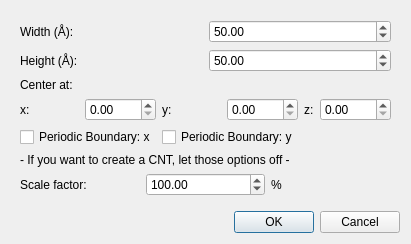
<?xml version="1.0" encoding="UTF-8"?>
<ui version="4.0">
  <class>DialogCreate</class>
  <widget class="QDialog" name="dialog_create">
    <property name="windowTitle">
      <string>Create Graphene</string>
    </property>
    <property name="modal">
      <bool>true</bool>
    </property>
    <layout class="QVBoxLayout" name="verticalLayout">
      <item>
        <widget class="QWidget" name="widget" native="true">
          <layout class="QVBoxLayout" name="verticalLayout_2">
            <item>
              <layout class="QGridLayout" name="gridLayout">
                <item row="0" column="0">
                  <widget class="QLabel" name="label">
                    <property name="text">
                      <string>Width (Å):</string>
                    </property>
                  </widget>
                </item>
                <item row="0" column="1">
                  <widget class="QDoubleSpinBox" name="spin_width">
                    <property name="minimum">
                      <double>1.000000000000000</double>
                    </property>
                    <property name="maximum">
                      <double>1000.000000000000000</double>
                    </property>
                    <property name="value">
                      <double>50.000000000000000</double>
                    </property>
                    <property name="decimals">
                      <number>2</number>
                    </property>
                    <property name="singleStep">
                      <double>0.100000000000000</double>
                    </property>
                  </widget>
                </item>
                <item row="1" column="0">
                  <widget class="QLabel" name="label_2">
                    <property name="text">
                      <string>Height (Å):</string>
                    </property>
                  </widget>
                </item>
                <item row="1" column="1">
                  <widget class="QDoubleSpinBox" name="spin_height">
                    <property name="minimum">
                      <double>1.000000000000000</double>
                    </property>
                    <property name="maximum">
                      <double>1000.000000000000000</double>
                    </property>
                    <property name="value">
                      <double>50.000000000000000</double>
                    </property>
                    <property name="decimals">
                      <number>2</number>
                    </property>
                    <property name="singleStep">
                      <double>0.100000000000000</double>
                    </property>
                  </widget>
                </item>
              </layout>
            </item>
            <item>
              <layout class="QVBoxLayout" name="verticalLayout_3">
                <item>
                  <widget class="QLabel" name="label_3">
                    <property name="text">
                      <string>Center at:</string>
                    </property>
                  </widget>
                </item>
                <item>
                  <layout class="QGridLayout" name="gridLayout_2">
                    <item row="0" column="0">
                      <layout class="QGridLayout" name="gridLayout_x">
                        <item row="0" column="0">
                          <widget class="QLabel" name="label_4">
                            <property name="text">
                              <string>x:</string>
                            </property>
                          </widget>
                        </item>
                        <item row="0" column="1">
                          <widget class="QDoubleSpinBox" name="spin_center_x">
                            <property name="minimum">
                              <double>0.000000000000000</double>
                            </property>
                            <property name="maximum">
                              <double>1000.000000000000000</double>
                            </property>
                            <property name="value">
                              <double>0.000000000000000</double>
                            </property>
                            <property name="decimals">
                              <number>2</number>
                            </property>
                            <property name="singleStep">
                              <double>1.000000000000000</double>
                            </property>
                          </widget>
                        </item>
                      </layout>
                    </item>
                    <item row="0" column="1">
                      <layout class="QGridLayout" name="gridLayout_y">
                        <item row="0" column="0">
                          <widget class="QLabel" name="label_5">
                            <property name="text">
                              <string>y:</string>
                            </property>
                          </widget>
                        </item>
                        <item row="0" column="1">
                          <widget class="QDoubleSpinBox" name="spin_center_y">
                            <property name="minimum">
                              <double>0.000000000000000</double>
                            </property>
                            <property name="maximum">
                              <double>1000.000000000000000</double>
                            </property>
                            <property name="value">
                              <double>0.000000000000000</double>
                            </property>
                            <property name="decimals">
                              <number>2</number>
                            </property>
                            <property name="singleStep">
                              <double>1.000000000000000</double>
                            </property>
                          </widget>
                        </item>
                      </layout>
                    </item>
                    <item row="0" column="2">
                      <layout class="QGridLayout" name="gridLayout_z">
                        <item row="0" column="0">
                          <widget class="QLabel" name="label_6">
                            <property name="text">
                              <string>z:</string>
                            </property>
                          </widget>
                        </item>
                        <item row="0" column="1">
                          <widget class="QDoubleSpinBox" name="spin_center_z">
                            <property name="minimum">
                              <double>0.000000000000000</double>
                            </property>
                            <property name="maximum">
                              <double>1000.000000000000000</double>
                            </property>
                            <property name="value">
                              <double>0.000000000000000</double>
                            </property>
                            <property name="decimals">
                              <number>2</number>
                            </property>
                            <property name="singleStep">
                              <double>1.000000000000000</double>
                            </property>
                          </widget>
                        </item>
                      </layout>
                    </item>
                    <item row="1" column="0">
                      <widget class="QCheckBox" name="check_pbc_x">
                        <property name="text">
                          <string>Periodic Boundary: x</string>
                        </property>
                        <property name="sizePolicy">
                          <sizepolicy hsizetype="Fixed" vsizetype="Fixed">
                            <horstretch>0</horstretch>
                            <verstretch>0</verstretch>
                          </sizepolicy>
                        </property>
                        <property name="maximumSize">
                          <size>
                            <width>170</width>
                            <height>30</height>
                          </size>
                        </property>
                      </widget>
                    </item>
                    <item row="1" column="1">
                      <widget class="QCheckBox" name="check_pbc_y">
                        <property name="text">
                          <string>Periodic Boundary: y</string>
                        </property>
                        <property name="sizePolicy">
                          <sizepolicy hsizetype="Fixed" vsizetype="Fixed">
                            <horstretch>0</horstretch>
                            <verstretch>0</verstretch>
                          </sizepolicy>
                        </property>
                        <property name="maximumSize">
                          <size>
                            <width>170</width>
                            <height>30</height>
                          </size>
                        </property>
                      </widget>
                    </item>
                  </layout>
                </item>
                <item>
                  <widget class="QLabel" name="label_9">
                    <property name="text">
                      <string>- If you want to create a CNT, let those options off -</string>
                    </property>
                  </widget>
                </item>
                <item>
                  <layout class="QHBoxLayout" name="horizontalLayout">
                    <item>
                      <widget class="QLabel" name="label_7">
                        <property name="text">
                          <string>Scale factor:</string>
                        </property>
                      </widget>
                    </item>
                    <item>
                      <widget class="QDoubleSpinBox" name="spin_scale">
                        <property name="minimum">
                          <double>1.000000000000000</double>
                        </property>
                        <property name="maximum">
                          <double>1000.000000000000000</double>
                        </property>
                        <property name="value">
                          <double>100.000000000000000</double>
                        </property>
                        <property name="decimals">
                          <number>2</number>
                        </property>
                        <property name="singleStep">
                          <double>10.000000000000000</double>
                        </property>
                      </widget>
                    </item>
                    <item>
                      <widget class="QLabel" name="label_8">
                        <property name="text">
                          <string>%</string>
                        </property>
                      </widget>
                    </item>
                  </layout>
                </item>
              </layout>
            </item>
          </layout>
        </widget>
      </item>
      <item>
        <widget class="QDialogButtonBox" name="buttonBox">
          <property name="orientation">
            <enum>Qt::Horizontal</enum>
          </property>
          <property name="standardButtons">
            <set>QDialogButtonBox::Cancel|QDialogButtonBox::Ok</set>
          </property>
          <property name="centerButtons">
            <bool>false</bool>
          </property>
        </widget>
      </item>
    </layout>
  </widget>
  <resources/>
  <connections>
    <connection>
      <sender>buttonBox</sender>
      <signal>accepted()</signal>
      <receiver>dialog_create</receiver>
      <slot>accept()</slot>
      <hints>
        <hint type="sourcelabel">
          <x>248</x>
          <y>254</y>
        </hint>
        <hint type="destinationlabel">
          <x>157</x>
          <y>274</y>
        </hint>
      </hints>
    </connection>
    <connection>
      <sender>buttonBox</sender>
      <signal>rejected()</signal>
      <receiver>dialog_create</receiver>
      <slot>reject()</slot>
      <hints>
        <hint type="sourcelabel">
          <x>316</x>
          <y>260</y>
        </hint>
        <hint type="destinationlabel">
          <x>286</x>
          <y>274</y>
        </hint>
      </hints>
    </connection>
  </connections>
</ui>
